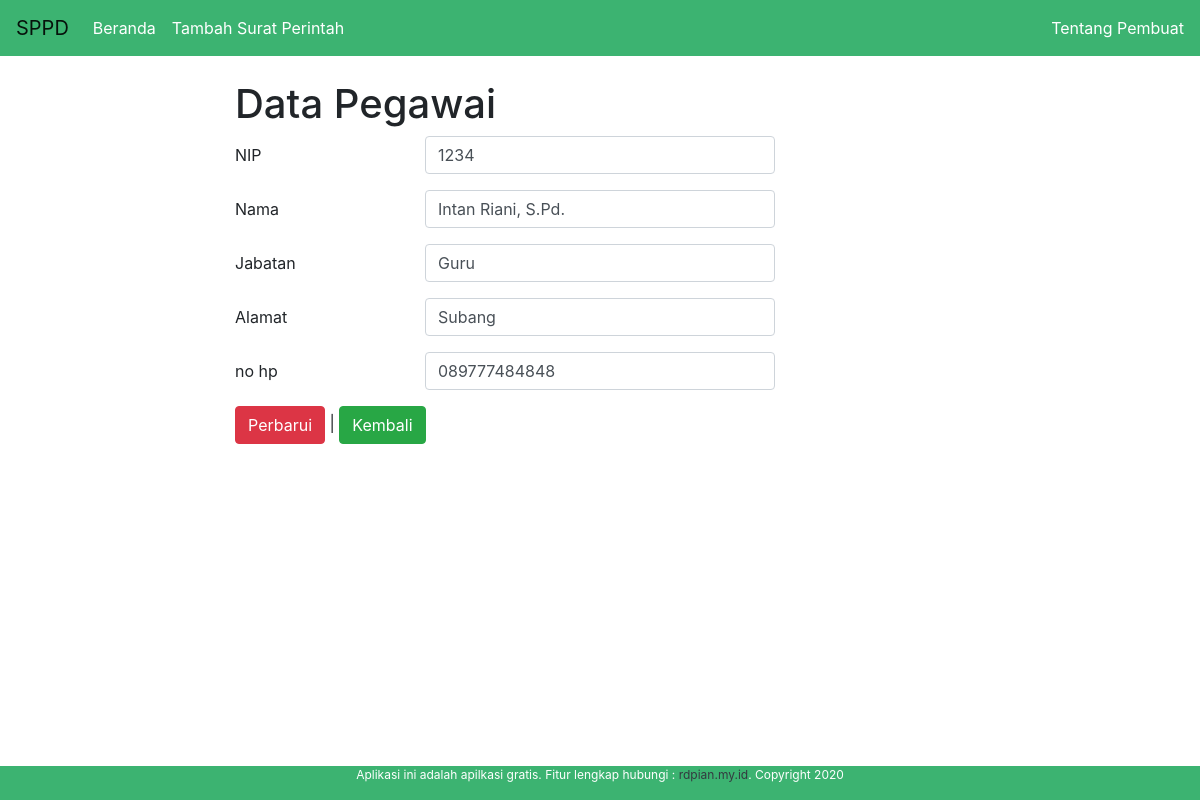
Screenshot of /index.php/pegawai/edit/1234 with the database file from the repository.
### tables this page shows
CREATE TABLE `pegawai` (
  `nip` varchar(255) NOT NULL,
  `nama` varchar(255) NOT NULL,
  `jabatan` varchar(255) NOT NULL,
  `alamat` varchar(255) NOT NULL,
  `no_hp` varchar(15) NOT NULL
);

### application/controllers/Pegawai.php (called while the page is built, shortened)
<?php
class Pegawai extends CI_Controller {
	function __construct()
        {
			$this->load->model('m_pegawai');
	        $this->load->helper('form');
	        $this->load->library('form_validation');
        }
	function edit($id){
		$where = array('nip' => $id);
		$data['pegawai'] = $this->m_pegawai->edit_data($where,'pegawai')->result();
		$this->load->view('v_navbar');
		$this->load->view('v_edit_pegawai',$data);
		$this->load->view('v_footer');
	}
}

### index.php (called while the page is built, shortened)
<?php
require_once BASEPATH.'core/CodeIgniter.php';

### application/models/m_pegawai.php (called while the page is built, shortened)
<?php
class M_pegawai extends CI_Model {
	function edit_data($where,$table){
		return $this->db->get_where($table,$where);
	}
}

### application/views/v_edit_pegawai.php (the view)
<div class="container">
	<div class="row">
		<div class="col-lg-2">
		</div>
		<div class="col-lg-8">
			<h1>Data Pegawai</h1>
			<?php
			foreach($pegawai as $row){
			?>
			<form class="form-horizontal" action="<?php echo base_url(). 'index.php/pegawai/update'; ?>" method="post">
			  <div class="form-group row">
          <label for="nip" class="col-sm-3 col-form-label">NIP</label>
                <div class="col-sm-6">
                  <input type="text" class="form-control" name="nip" value="<?php echo $row->nip ?>">
                </div>
              </div>
              <div class="form-group row">
                <label for="nama" class="col-sm-3 col-form-label">Nama </label>
                <div class="col-sm-6">
                  <input type="text" class="form-control" name="nama" value="<?php echo $row->nama ?>">
                </div>
              </div>
              <div class="form-group row">
                <label for="jabatan" class="col-sm-3 col-form-label">Jabatan</label>
                <div class="col-sm-6">
                  <input type="text" class="form-control" name="jabatan" value="<?php echo $row->jabatan ?>">
                </div>
              </div>
              <div class="form-group row">
                <label for="alamat" class="col-sm-3 col-form-label">Alamat</label>
                <div class="col-sm-6">
                  <input type="text" class="form-control" name="alamat" value="<?php echo $row->alamat ?>">
                </div>
              </div>
              <div class="form-group row">
                <label for="no_hp" class="col-sm-3 col-form-label">no hp</label>
                <div class="col-sm-6">
                  <input type="text" class="form-control" name="no_hp" value="<?php echo $row->no_hp ?>">
                </div>
              </div>
              <button type="submit" class="btn btn-danger">Perbarui</button> | <a href="<?php echo base_url();?>index.php/pegawai" class="btn btn-success">Kembali</a>
          	</form>
          <?php } ?>
		</div>
		<div class="col-lg-2">
		</div>
	</div>
</div>

### rows the page displays
pegawai: nip "1234", nama "Intan Riani, S.Pd.", jabatan "Guru", alamat "Subang", no_hp "089777484848"
